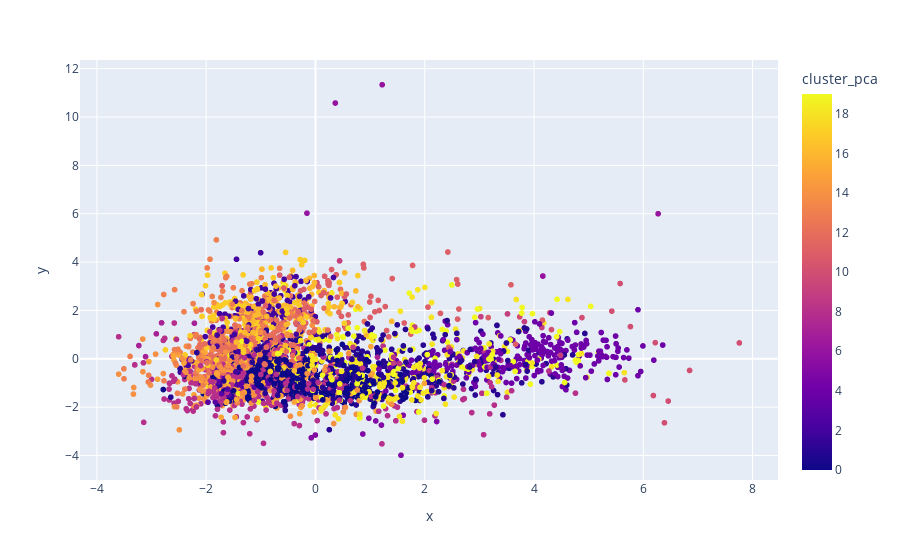

The cell this chart's notebook holds for it:
### Code cell
# Using Principal component analysis (PCA) for dimensionality reduction
pca_pipe = Pipeline([('scaler', StandardScaler()), ('PCA',PCA(n_components=2))])
genre_embedding = pca_pipe.fit_transform(X)
projection = pd.DataFrame(columns=['x', 'y'], data=genre_embedding)
projection['genres__pca'] = genre_data['genres']
projection['cluster_pca'] = genre_data['cluster']
fig = px.scatter(
    projection, x='x', y='y', color='cluster_pca', hover_data=['x', 'y', 'genres__pca'])
fig.show()

### Figure 1 — Plotly figure (JSON) as saved in the notebook; plotly's stock layout.template omitted (floating-point values rounded to 4 significant figures; data arrays with more than 128 entries replaced by an {"elided": "..."} marker saying what was removed)
{"data": [{"customdata": {"elided": "3232x1 str values"}, "hovertemplate": "x=%{x}<br>y=%{y}<br>genres__pca=%{customdata[0]}<br>cluster_pca=%{marker.color}<extra></extra>", "legendgroup": "", "marker": {"color": {"elided": "3232 int values"}, "coloraxis": "coloraxis", "symbol": "circle"}, "mode": "markers", "name": "", "showlegend": false, "type": "scattergl", "x": {"elided": "3232 float values"}, "xaxis": "x", "y": {"elided": "3232 float values"}, "yaxis": "y"}], "layout": {"coloraxis": {"colorbar": {"title": {"text": "cluster_pca"}}, "colorscale": [[0, "#0d0887"], [0.1111, "#46039f"], [0.2222, "#7201a8"], [0.3333, "#9c179e"], [0.4444, "#bd3786"], [0.5556, "#d8576b"], [0.6667, "#ed7953"], [0.7778, "#fb9f3a"], [0.8889, "#fdca26"], [1, "#f0f921"]]}, "legend": {"tracegroupgap": 0}, "margin": {"t": 60}, "xaxis": {"anchor": "y", "domain": [0, 1], "title": {"text": "x"}}, "yaxis": {"anchor": "x", "domain": [0, 1], "title": {"text": "y"}}}}
